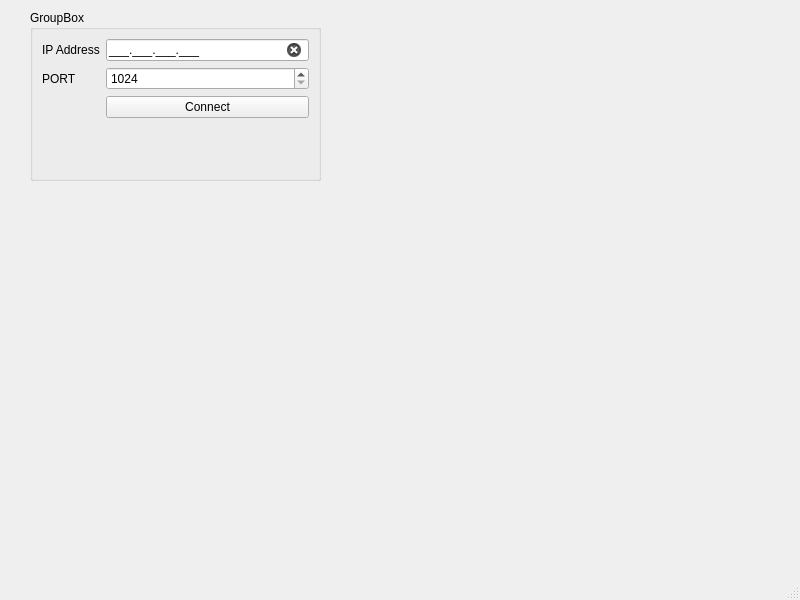
<?xml version="1.0" encoding="UTF-8"?>
<ui version="4.0">
 <class>MainWindow</class>
 <widget class="QMainWindow" name="MainWindow">
  <property name="geometry">
   <rect>
    <x>0</x>
    <y>0</y>
    <width>800</width>
    <height>600</height>
   </rect>
  </property>
  <property name="windowTitle">
   <string>MainWindow</string>
  </property>
  <property name="styleSheet">
   <string notr="true">#IPAddress[state='0']{
background-color: rgb(225, 48, 12);
}

#IPAddress[state='1']{
	
	background-color: rgb(87, 170, 108);
}</string>
  </property>
  <widget class="QWidget" name="centralwidget">
   <widget class="QGroupBox" name="groupBox">
    <property name="geometry">
     <rect>
      <x>30</x>
      <y>10</y>
      <width>291</width>
      <height>171</height>
     </rect>
    </property>
    <property name="title">
     <string>GroupBox</string>
    </property>
    <layout class="QFormLayout" name="formLayout">
     <item row="0" column="0">
      <widget class="QLabel" name="label">
       <property name="text">
        <string>IP Address</string>
       </property>
      </widget>
     </item>
     <item row="0" column="1">
      <widget class="QLineEdit" name="IPAddress">
       <property name="inputMask">
        <string>000.000.000.000;_</string>
       </property>
       <property name="clearButtonEnabled">
        <bool>true</bool>
       </property>
       <property name="state" stdset="0">
        <string/>
       </property>
      </widget>
     </item>
     <item row="1" column="0">
      <widget class="QLabel" name="label_2">
       <property name="text">
        <string>PORT</string>
       </property>
      </widget>
     </item>
     <item row="1" column="1">
      <widget class="QSpinBox" name="PORT">
       <property name="minimum">
        <number>1024</number>
       </property>
       <property name="maximum">
        <number>65535</number>
       </property>
      </widget>
     </item>
     <item row="2" column="1">
      <widget class="QPushButton" name="btnConnect">
       <property name="text">
        <string>Connect</string>
       </property>
      </widget>
     </item>
    </layout>
   </widget>
  </widget>
  <widget class="QMenuBar" name="menubar">
   <property name="geometry">
    <rect>
     <x>0</x>
     <y>0</y>
     <width>800</width>
     <height>22</height>
    </rect>
   </property>
  </widget>
  <widget class="QStatusBar" name="statusbar"/>
 </widget>
 <resources/>
 <connections/>
</ui>
